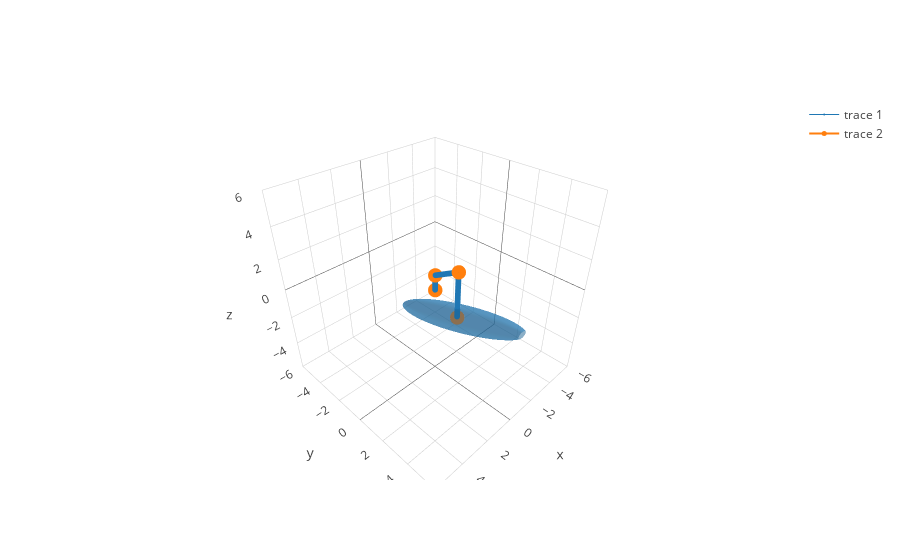

Notebook cell for this chart:
### Code cell
orientation = [pi/2, pi/3, 2*pi/3]

mani_elip = measure.vel_mani_elip(robot1, orientation)
coordmat = kin.fwd(robot1,orientation)
robotpos = graphics.position(robot1, coordmat)

data = mani_elip + robotpos

m = graphics.plot(data)
m.show()

### Figure 1 — Plotly figure (JSON) as saved in the notebook; plotly's stock layout.template omitted (floating-point values rounded to 4 significant figures; data arrays with more than 128 entries replaced by an {"elided": "..."} marker saying what was removed)
{"data": [{"alphahull": 0, "opacity": 0.5, "type": "mesh3d", "uid": "acc36239-2402-4a67-9948-bd01f15f9f13", "x": {"elided": "2500 float values"}, "y": {"elided": "2500 float values"}, "z": {"elided": "2500 float values"}}, {"line": {"color": "#1f77b4", "width": 1}, "marker": {"size": 2}, "type": "scatter3d", "uid": "ea8095ae-65e1-4ac1-968c-89c071092043", "x": {"elided": "150 float values"}, "y": {"elided": "150 float values"}, "z": {"elided": "150 float values"}}, {"line": {"color": "#ff7f0e", "width": 2}, "marker": {"size": 5}, "type": "scatter3d", "uid": "0742b8a3-d37e-4456-aac3-5f793c71533a", "x": [0, 0, 1.061e-16, 1.061e-16], "y": [0, 0, 1.732, 1.732], "z": [0, 1, 2, -1.0]}], "layout": {"scene": {"xaxis": {"range": [-6, 6]}, "yaxis": {"range": [-6, 6]}, "zaxis": {"range": [-6, 6]}}}}
